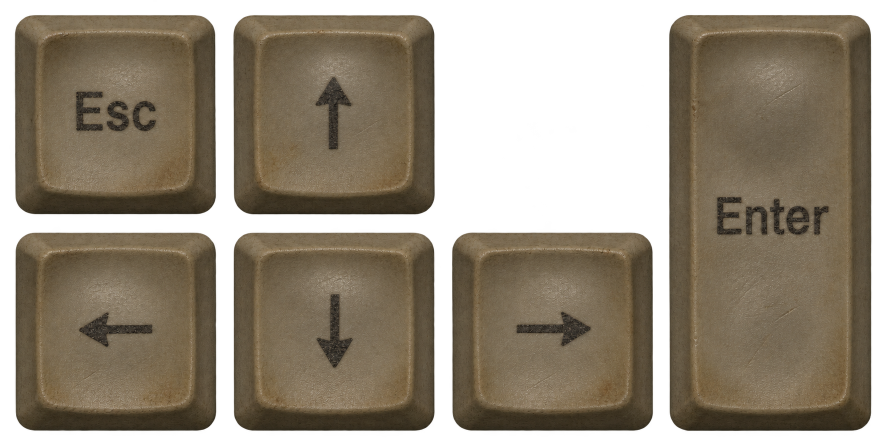
#> input picture assets/key-atlas.png, 1774 x 887 px (shown at 1/2 size)
$ python prepare-keycaps.py
#> lines starting #> are read from the running program, lines starting #| are printed output that depends on the picture
#!/usr/bin/env python3
"""Extract PHOSPHOR's matched generated keycaps from the retained RGBA atlas.

Requires Pillow. Run without arguments from either the development repository
or the exported GitHub Pages repository. This only performs deterministic asset
extraction/downsampling; it does not regenerate or repaint the image.
"""
from argparse import ArgumentParser
from hashlib import sha256
from pathlib import Path

from PIL import Image

SOURCE_SHA256 = "8118ef6614546e8d04f9b86a112e5bae57f0d5756cacc3e56a55f90c1b27d170"
SOURCE_SIZE = (1774, 887)
# All five square crops contain the complete cap perimeter with a clear margin.
# Enter preserves its full tall perimeter; generated alpha is never replaced.
CROPS = {
    "esc": (23, 23, 439, 439),
    "up": (460, 23, 876, 439),
    "left": (23, 456, 439, 872),
    "down": (460, 456, 876, 872),
    "right": (897, 456, 1313, 872),
    "enter": (1331, 23, 1749, 871),
}


def main():
    root = Path(__file__).resolve().parents[1]
    parser = ArgumentParser(description=__doc__)
    parser.add_argument("source", type=Path, nargs="?", default=root / "assets" / "key-atlas.png")
    parser.add_argument("--output", type=Path, default=root / "dist" if (root / "dist").is_dir() else root)
    args = parser.parse_args()
    if sha256(args.source.read_bytes()).hexdigest() != SOURCE_SHA256:
        parser.error("Atlas checksum differs. Use assets/key-atlas.png from this source version.")
    source = Image.open(args.source)
#> source is the input picture: PIL image 1774x887 RGBA; mean R, G, B, A 78.8, 68.3, 51.9, 180.2
    if source.size != SOURCE_SIZE or source.mode != "RGBA":
        parser.error("Expected the original 1774 x 887 RGBA generated atlas.")
    args.output.mkdir(parents=True, exist_ok=True)
    for name, box in CROPS.items():
        # Normalize the five 1U faces to one scale. Enter is 2.0625 units high,
        # matching the two-row touch cluster and its small key gap.
        size = (384, 792 if name == "enter" else 384)
        destination = args.output / f"key-{name}.webp"
        cap = source.crop(box).resize(size, Image.Resampling.LANCZOS)
        cap.save(destination, lossless=True, method=6)
        print(f"{destination.name}: {size[0]} x {size[1]}, {destination.stat().st_size} bytes")
#> this loop made 6 passes
#> pass 1, in main, `cap = source.crop(box).resize(size, Image.Resampling.LANCZOS)`:
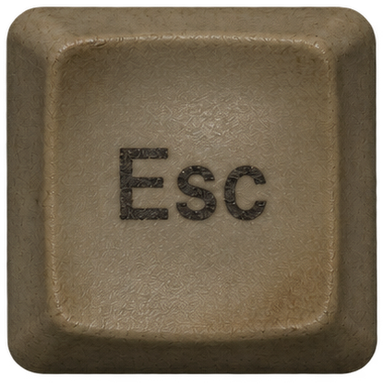
#> cap: PIL image 384x384 RGBA; mean R, G, B, A 99.8, 86.1, 65.1, 230.8; transparent parts drawn white
#> pass 2, in main, `cap = source.crop(box).resize(size, Image.Resampling.LANCZOS)`:
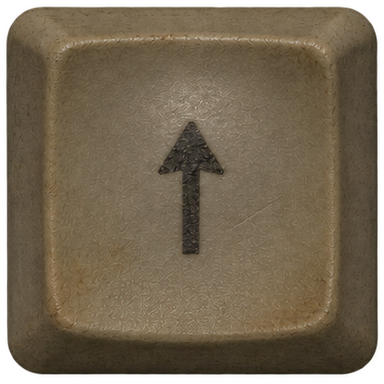
#> cap: PIL image 384x384 RGBA; mean R, G, B, A 100.2, 86.4, 65.4, 231.3; transparent parts drawn white
#> pass 3, in main, `cap = source.crop(box).resize(size, Image.Resampling.LANCZOS)`:
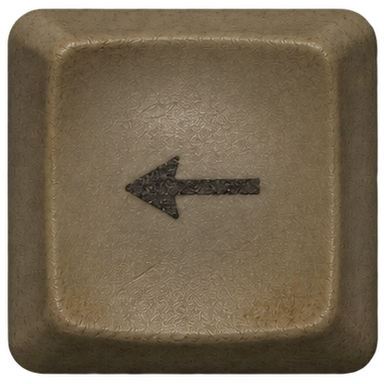
#> cap: PIL image 384x384 RGBA; mean R, G, B, A 99.9, 86.1, 64.9, 229.7; transparent parts drawn white
#> after the loop:
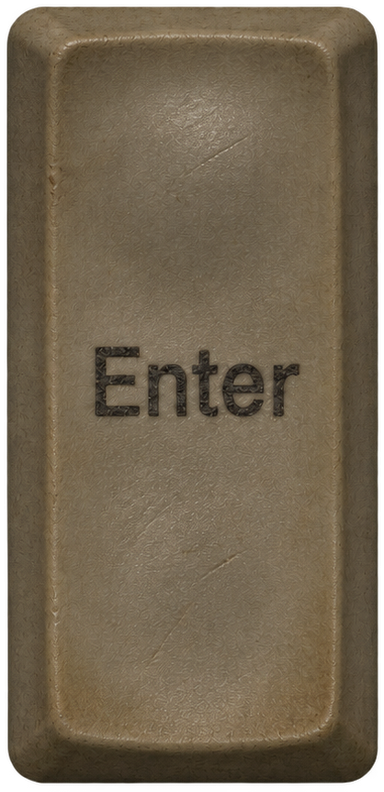
#> cap: PIL image 384x792 RGBA; mean R, G, B, A 104, 90.4, 69.5, 238.2; transparent parts drawn white


if __name__ == "__main__":
    main()
